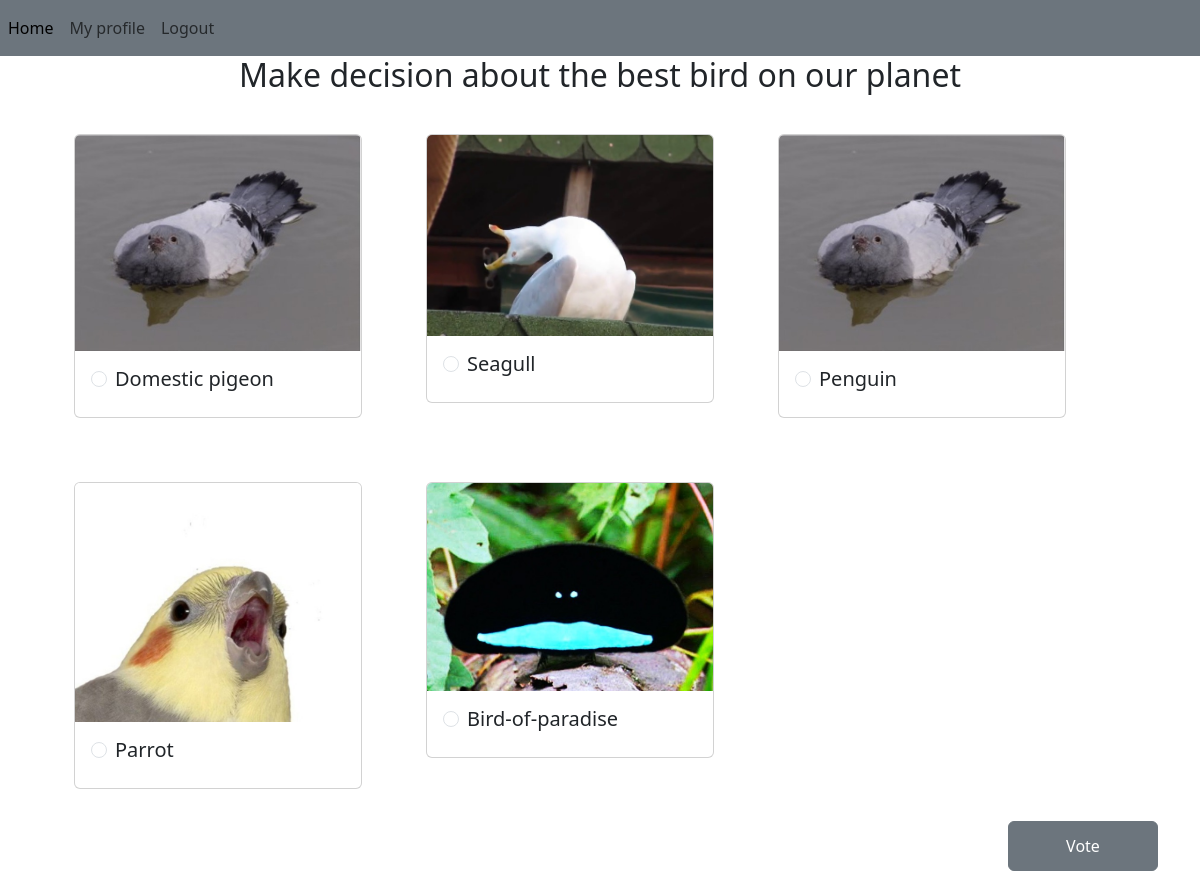
Before: / (signed in) with the older database file.
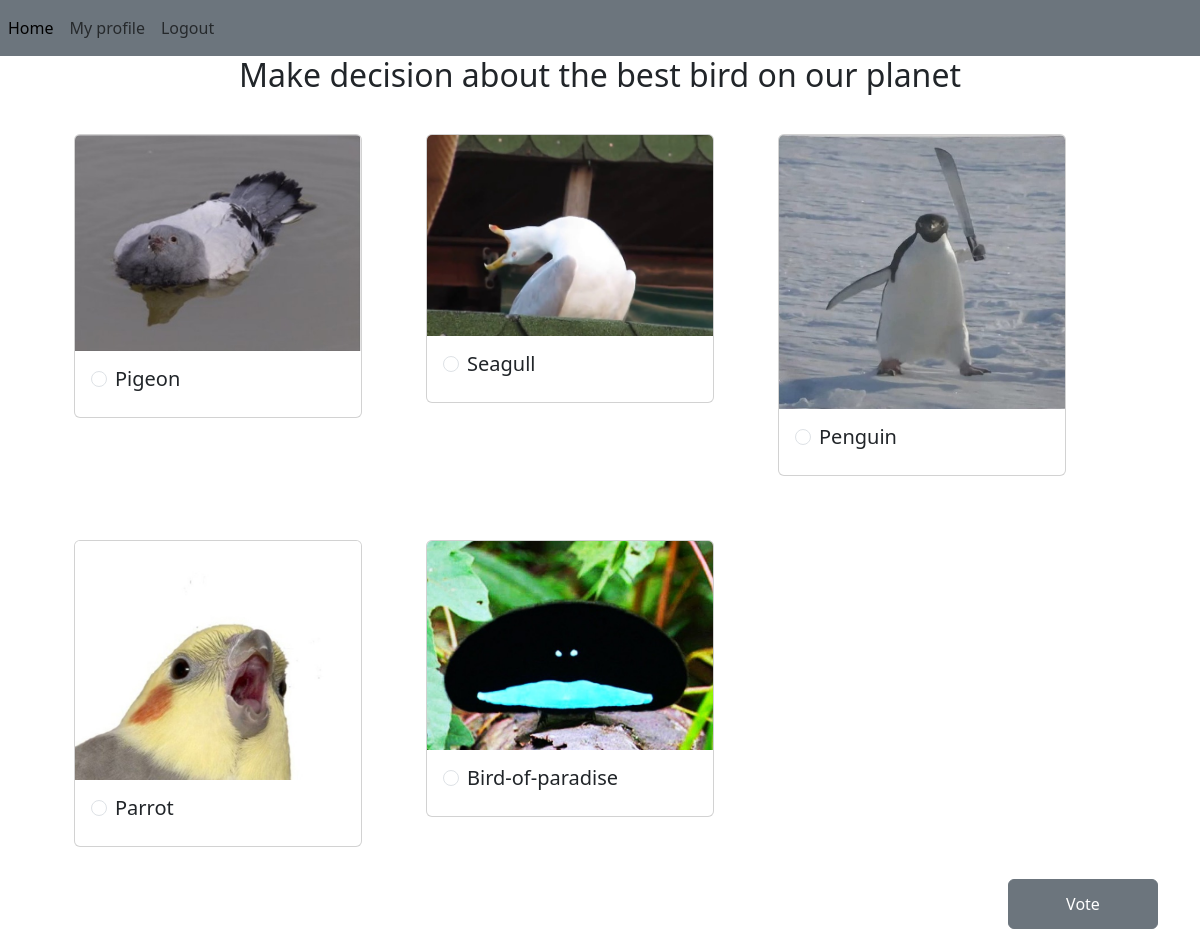
After: the same page with the newer database file.
### app/models.py (models this page shows)
class Bird(db.Model):
    __tablename__ = "birds"
    id = db.Column(db.Integer, primary_key=True)
    species = db.Column(db.String(64), unique=True, nullable=False)
    info = db.Column(db.Text, nullable=False)
    image_path = db.Column(db.String(256), nullable=False)
    votes = db.relationship("Vote", backref="bird")

### app/main/views.py (the view)
@main.route("/", methods=["GET", "POST"])
def index():
    birds = None
    voted_bird = None
    try:
        user_id = User.query.filter_by(username=current_user.username).first().id
        user_id = User.query.filter_by(username=current_user.username).first().id
        bird_id = Vote.query.filter_by(user_id=user_id).first().bird_id
        voted_bird = Bird.query.filter_by(id=bird_id).first()
    except Exception:
        pass
    birds = Bird.query.all()
    return render_template("index.html", birds=birds, voted_bird=voted_bird)

### app/models.py (called while the page is built)
@login_manager.user_loader
def load_user(user_id):
    return User.query.get(int(user_id))

### app/templates/index.html (shortened to what this page needs)
{% extends "base.html" %}
{% block content %}
    {% if current_user.username and not voted_bird %}
        <div class="container-sm" style="text-align: center;">
            <h2>Make decision about the best bird on our planet</h2>
        </div>
    {% elif current_user.username and voted_bird %}
    {% else %}
        <div class="container-sm" style="text-align: center;">
            <h2>Hello, bird's fan</h2>
            <h3>Login to vote for the best bird on our planet</h3>
        </div>
    {% endif %}
    {% if current_user.username %}
        {% if not voted_bird %}
            <form action="/vote" method="post">
                <div class="container-sm" style="overflow: auto; width: 100%;">
                    {% for bird in birds %}
                        <div class="card" style="width: 18rem; float: left; margin: 2em;">
                            <img src="/static/birds_images/{{ bird.image_path }}" class="card-img-top">
                            <div class="card-body">
                                <div class="form-check">
                                    <input class="form-check-input" type="radio" name="vote" id="flexRadioDefault1" value="{{ bird.id }}">
                                    <label class="form-check-label" for="flexRadioDefault1">
                                        <h5 class="card-title">{{ bird.species }}</h5>
                                    </label>
                                </div>
                            </div>
                        </div>
                    {% endfor %}
                </div>
                <div class="container-sm"><button type="submit" class="btn btn-secondary" style="float: right; width: 150px; height: 50px;">Vote</button></div>
            </form>
        {% endif %}
    {% endif %}
{% endblock %}

Changed rows visible on the page:
changed Bird: vote "☐ Domestic pigeon" → "☐ Pigeon"; species "Domestic pigeon" → "Pigeon"
changed Bird "Penguin": image_path: a different picture
